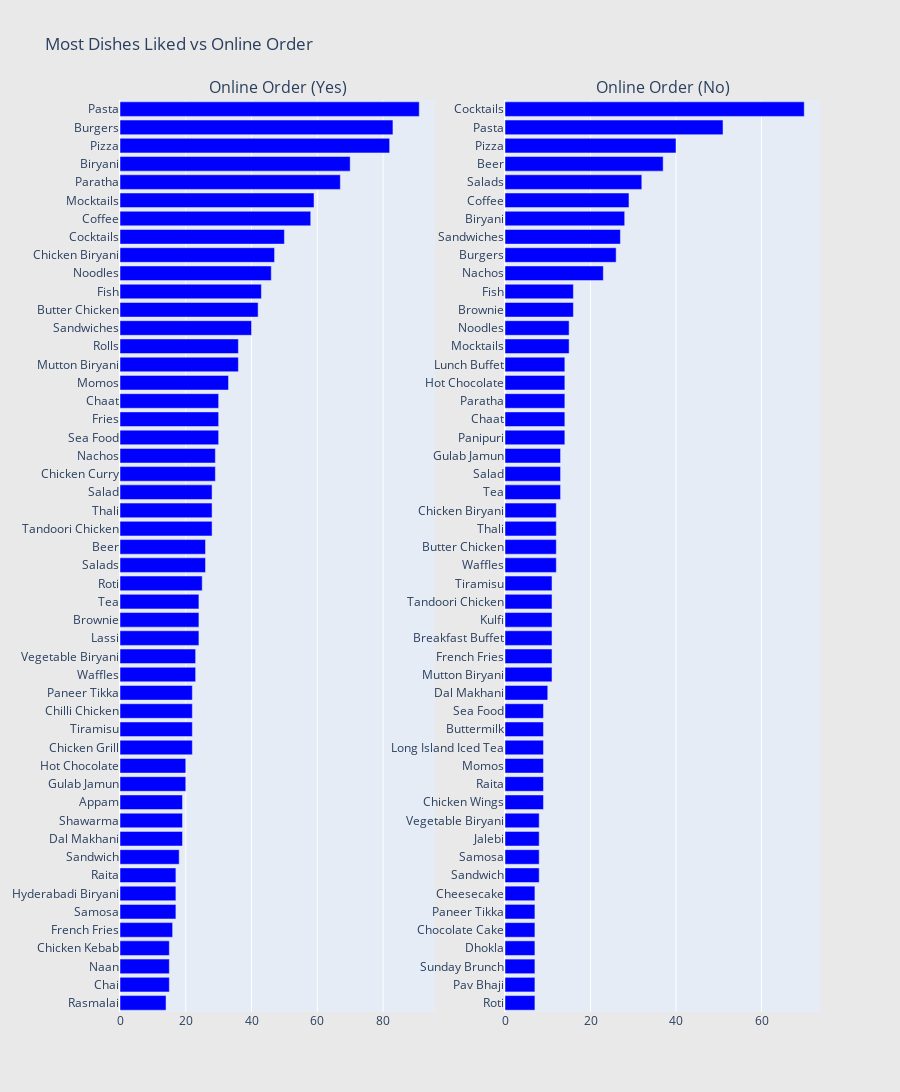

This figure's notebook cell:
### Markdown cell above
##### Dishes Liked vs Online Order

### Code cell
like_online_df = restaurant_df[["dish_liked", "online_order"]].fillna("")
like_online_df["dish_liked"] = like_online_df["dish_liked"].str.split(", ")
like_online_df = like_online_df.explode("dish_liked")
like_online_df = like_online_df[~like_online_df["dish_liked"].isin(["", " "])]
like_online_df[like_online_df["online_order"]=="Yes"]["dish_liked"].value_counts()

yes_df = like_online_df[like_online_df["online_order"]=="Yes"]
no_df = like_online_df[like_online_df["online_order"]=="No"]

yes_sorted = pd.DataFrame(yes_df['dish_liked'].value_counts().sort_values(ascending=False)).reset_index()
yes_sorted.columns = ["word", "wordcount"]
trace0 = horizontal_bar_chart(yes_sorted.head(50), 'blue')

no_sorted = pd.DataFrame(no_df['dish_liked'].value_counts().sort_values(ascending=False)).reset_index()
no_sorted.columns = ["word", "wordcount"]

trace1 = horizontal_bar_chart(no_sorted.head(50), 'blue')

# Creating two subplots
fig = tools.make_subplots(rows=1, cols=2, vertical_spacing=0.04,
                          subplot_titles=["Online Order (Yes)", 
                                          "Online Order (No)"])
fig.append_trace(trace0, 1, 1)
fig.append_trace(trace1, 1, 2)
fig['layout'].update(height=1200, width=900, paper_bgcolor='rgb(233,233,233)', title="Most Dishes Liked vs Online Order")
py.iplot(fig, filename='word-plots')

### Figure 1 — Plotly figure (JSON) as saved in the notebook; plotly's stock layout.template omitted (floating-point values rounded to 4 significant figures)
{"data": [{"marker": {"color": "blue"}, "orientation": "h", "showlegend": false, "type": "bar", "x": [14, 15, 15, 15, 16, 17, 17, 17, 18, 19, 19, 19, 20, 20, 22, 22, 22, 22, 23, 23, 24, 24, 24, 25, 26, 26, 28, 28, 28, 29, 29, 30, 30, 30, 33, 36, 36, 40, 42, 43, 46, 47, 50, 58, 59, 67, 70, 82, 83, 91], "xaxis": "x", "y": ["Rasmalai", "Chai", "Naan", "Chicken Kebab", "French Fries", "Samosa", "Hyderabadi Biryani", "Raita", "Sandwich", "Dal Makhani", "Shawarma", "Appam", "Gulab Jamun", "Hot Chocolate", "Chicken Grill", "Tiramisu", "Chilli Chicken", "Paneer Tikka", "Waffles", "Vegetable Biryani", "Lassi", "Brownie", "Tea", "Roti", "Salads", "Beer", "Tandoori Chicken", "Thali", "Salad", "Chicken Curry", "Nachos", "Sea Food", "Fries", "Chaat", "Momos", "Mutton Biryani", "Rolls", "Sandwiches", "Butter Chicken", "Fish", "Noodles", "Chicken Biryani", "Cocktails", "Coffee", "Mocktails", "Paratha", "Biryani", "Pizza", "Burgers", "Pasta"], "yaxis": "y"}, {"marker": {"color": "blue"}, "orientation": "h", "showlegend": false, "type": "bar", "x": [7, 7, 7, 7, 7, 7, 7, 8, 8, 8, 8, 9, 9, 9, 9, 9, 9, 10, 11, 11, 11, 11, 11, 11, 12, 12, 12, 12, 13, 13, 13, 14, 14, 14, 14, 14, 15, 15, 16, 16, 23, 26, 27, 28, 29, 32, 37, 40, 51, 70], "xaxis": "x2", "y": ["Roti", "Pav Bhaji", "Sunday Brunch", "Dhokla", "Chocolate Cake", "Paneer Tikka", "Cheesecake", "Sandwich", "Samosa", "Jalebi", "Vegetable Biryani", "Chicken Wings", "Raita", "Momos", "Long Island Iced Tea", "Buttermilk", "Sea Food", "Dal Makhani", "Mutton Biryani", "French Fries", "Breakfast Buffet", "Kulfi", "Tandoori Chicken", "Tiramisu", "Waffles", "Butter Chicken", "Thali", "Chicken Biryani", "Tea", "Salad", "Gulab Jamun", "Panipuri", "Chaat", "Paratha", "Hot Chocolate", "Lunch Buffet", "Mocktails", "Noodles", "Brownie", "Fish", "Nachos", "Burgers", "Sandwiches", "Biryani", "Coffee", "Salads", "Beer", "Pizza", "Pasta", "Cocktails"], "yaxis": "y2"}], "layout": {"annotations": [{"font": {"size": 16}, "showarrow": false, "text": "Online Order (Yes)", "x": 0.225, "xanchor": "center", "xref": "paper", "y": 1, "yanchor": "bottom", "yref": "paper"}, {"font": {"size": 16}, "showarrow": false, "text": "Online Order (No)", "x": 0.775, "xanchor": "center", "xref": "paper", "y": 1, "yanchor": "bottom", "yref": "paper"}], "height": 1200, "paper_bgcolor": "rgb(233,233,233)", "title": {"text": "Most Dishes Liked vs Online Order"}, "width": 900, "xaxis": {"anchor": "y", "autorange": true, "domain": [0, 0.45], "range": [0, 95.79], "type": "linear"}, "xaxis2": {"anchor": "y2", "autorange": true, "domain": [0.55, 1], "range": [0, 73.68], "type": "linear"}, "yaxis": {"anchor": "x", "autorange": true, "domain": [0, 1], "range": [-0.5, 49.5], "type": "category"}, "yaxis2": {"anchor": "x2", "autorange": true, "domain": [0, 1], "range": [-0.5, 49.5], "type": "category"}}}
